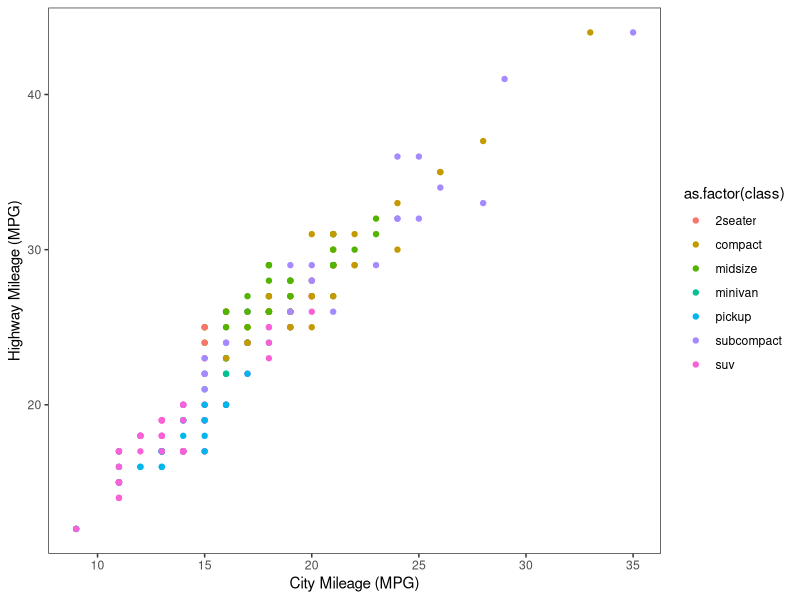
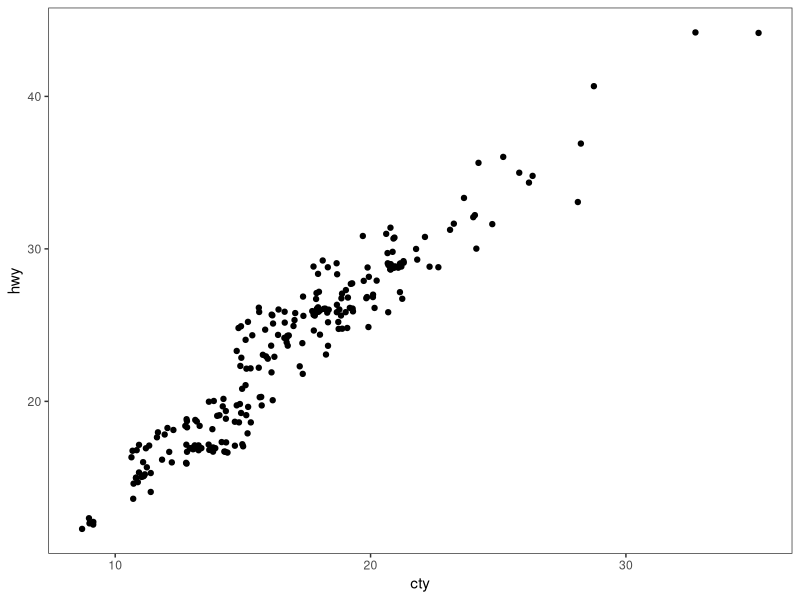
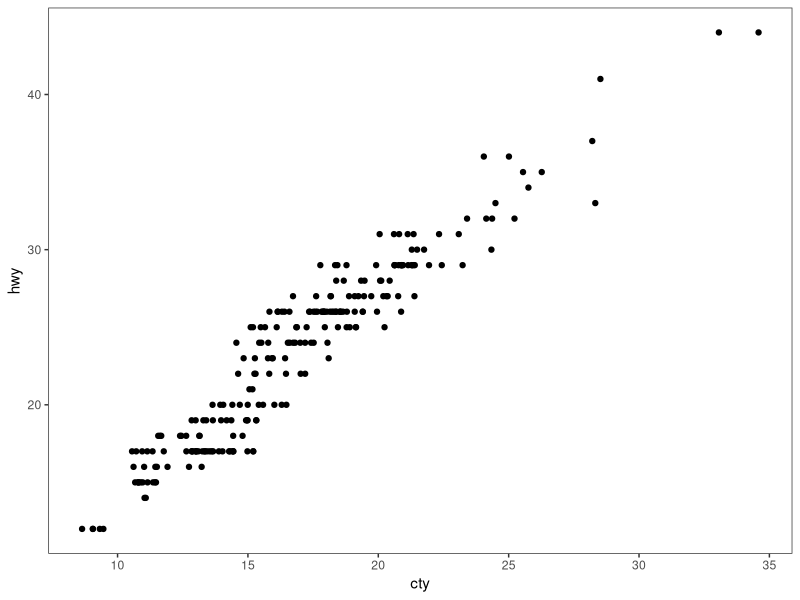
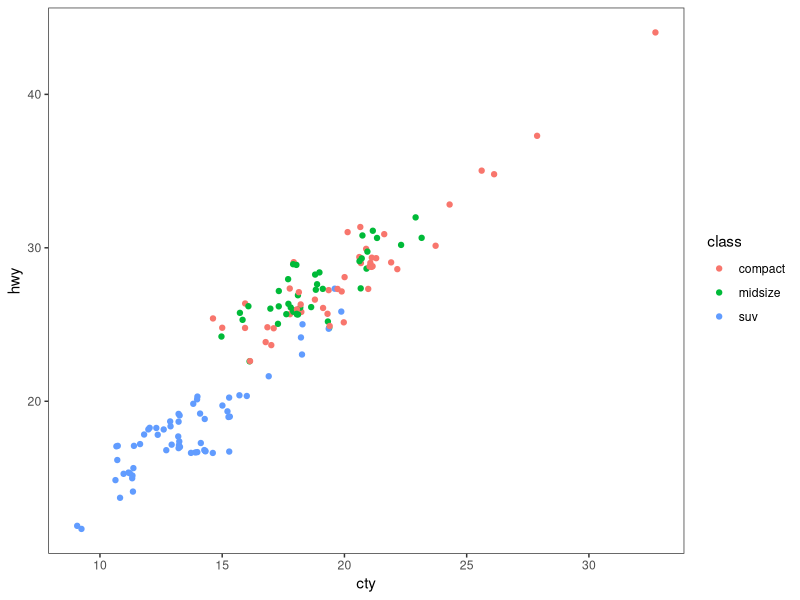
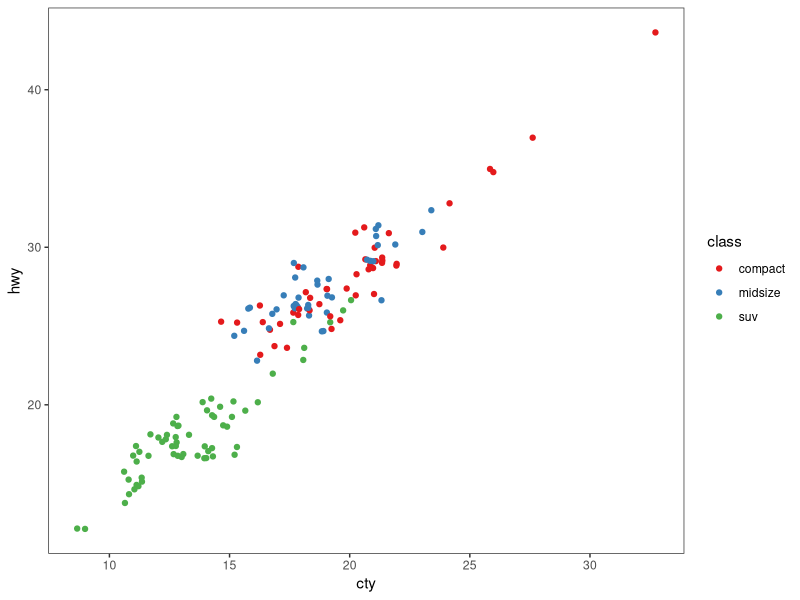
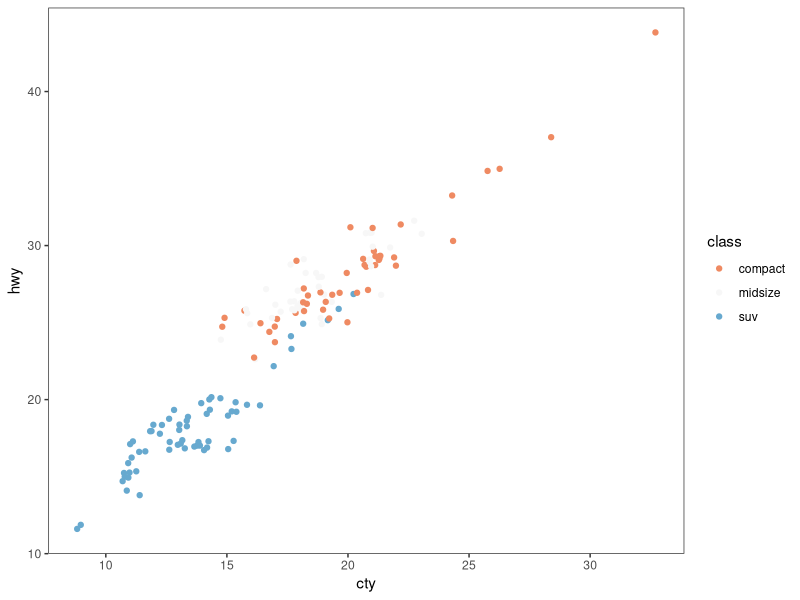
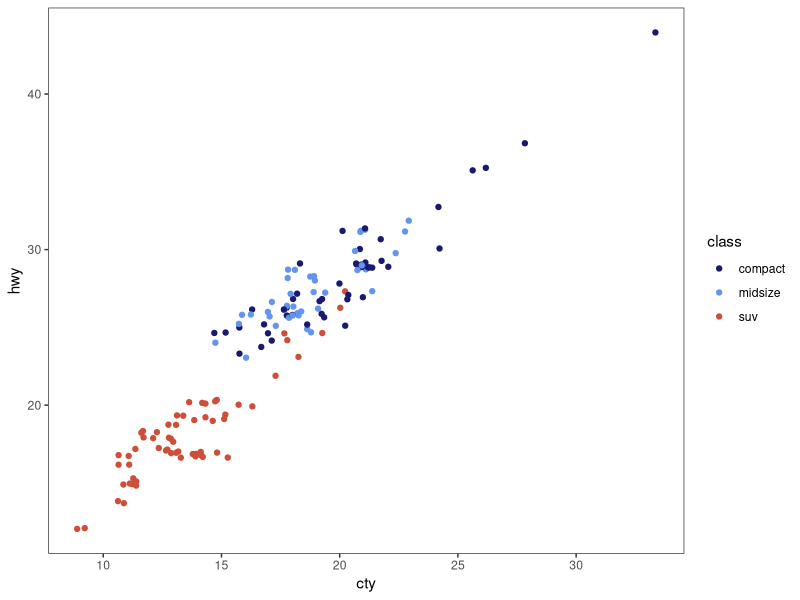
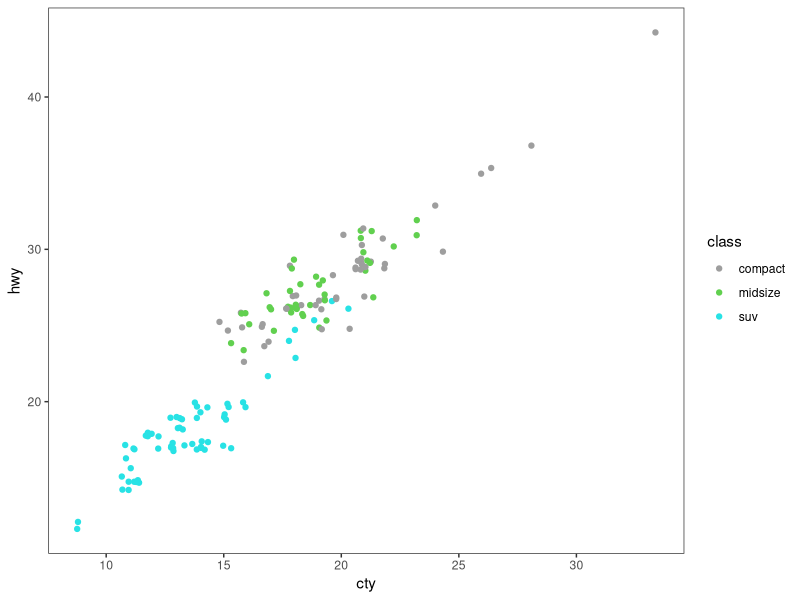

The R script that drew these images, in order: (Note: this script raises an error after producing the figures.)
# ---------------------------------------------------------- #
#### MODULE 3: Plot even more data!                       ####               
# ---------------------------------------------------------- #

library(ggplot2)
library(tidyverse)

## OBJECTIVE:
# 1. To develop a "grammar of graphics".
# 2. To become comfortable using ggplot2 for exploratory data visualization.


# ---------------------------------------------------------- #
#### SET UP:                                              ####
# ---------------------------------------------------------- #
# REMINDER: In RStudio, open the Rproject for our course (UNCG_DataWrangling), 
# pull any changes from GitHub, and navigate to the branch you created for 
# yourself (just a single branch for the whole semester) in RStudio's Git tab.
# Open this week's assignment in this new branch to complete and submit on GitHub.
# Ideally, you'll commit your answers a bit at a time as you work through
# this assignment, rather than committing all at once at the end.

# Reminder of some helpful resources for graphing in R:
# ggplot Cookbook: http://www.cookbook-r.com/Graphs/
# Official ggplot2 Book: https://ggplot2-book.org/
# Themes in ggplot2: https://ggplot2-book.org/polishing.html#themes

# In ggplot2, aesthetic means “something you can see”. Each aesthetic is a
# mapping between a visual cue and a variable.
# Examples include:
# position (i.e., on the x and y axes)
# color (“outside” color)
# fill (“inside” color)
# shape (of points)
# line type
# size

# Each type of geometric object (geom) accepts only a subset of all aesthetics.
# Refer to the geom help pages to see what mappings each geom accepts. Aesthetic
# mappings are set with the aes() function.

# TASK: We will be using the ggplot2 package for graphing. Fortunately, ggplot2 
# is nested within the tidyverse package (along with many others).
# Start by writing code to load the tidyverse library.
# HINT: see the end of assignment #1 if you forgot how to load a package.


# TASK: Write code below to set your theme to black and white and both your major
# AND minor gridlines to element_blank for all plots you'll be making today.
# HINT: Check back to last week's assignment section 1.9 for setting themes for
# all plots.

theme_set(theme_bw())
theme_update(panel.grid.major = element_blank(),
             panel.grid.minor = element_blank())

# ---------------------------------------------------------- #
#### 1.0 CORRELATION                                      ####
# ---------------------------------------------------------- #

# We learned how to make correlations last week, but it never hurts to get
# more practice! Let's start by using a data set built into ggplot2.
# The mpg dataset looks at the gas efficiency of different cars. Run the following
# code to load the data:
data(mpg, package = "ggplot2")

# TASK: Create a scatterplot (i.e., a dot plot) to relate city and highway mileage.
# Color the points by the class of car (class column) and label the x and y axis 
# to be more informative (City Mileage (MPG) vs Highway Mileage (MPG)).
# HINT: Refer back to last week's assignment or the ggplot help resources if you 
# forget how to make a scatterplot.

ggplot(mpg, aes(x = cty, y = hwy)) +
  geom_point(aes(color=as.factor(class))) +
  xlab("City Mileage (MPG)") +
  ylab("Highway Mileage (MPG)")

# Looks alright, but the graph may be hiding some information...
# QUESTION: How many data points are in the mpg dataframe?

    # 234 objects

# QUESTION: Approximately how many dots are in the graph you just made? How does
# that compare to the number of observations in the dataframe?

    # about 78 points on the plot, which is much much smaller

# Try another correlation-focused geom that addresses this problem by running
# the following code:
ggplot(data=mpg, aes(x=cty, y=hwy)) + 
  geom_jitter()


# QUESTION: What happened when you created the plot with geom_jitter?

    # it plotted the data but added some noise to the point positions

# QUESTION: Run the code to create a plot using geom_jitter a second time. Then run it
# again and again. What happens each time? Why is this happening?

    # each time its very slightly different, probably because thhe jitter moves the points randomly by a small amount, rather than by a set amount for each point

# TASK: The default in geom_jitter is to jitter (or slightly move) the points away
# from each other in both the x and y directions. Check the help file for geom_jitter
# and write code below to make a graph where you jitter points in only the x-dimension
# by 0.5.

ggplot(mpg, aes(x=cty, y=hwy)) +
  geom_jitter(width = .5, height = 0)

# ---------------------------------------------------------- #
#### 1.1 DETOUR! COLORS, COLORS, COLORS                   ####
# ---------------------------------------------------------- #

# Our world is so colorful, and our graphs can be too! But we want to be mindful
# of our color choices to not only be beautiful, but also informative and accessible.

# TASK: Create a new dataframe that filters our mpg data down to only information
# for car classes compact, midsize, and suv using an %in% statement. Name your 
# new dataframe mpgSubset.
# HINT: Refer back to the Transform assignment if you want help with %in% (or 
# try googling!)

mpgSubset <- mpg %>% 
  mutate(class = ifelse(class %in% c("compact", "midsize", "suv"), class, NA)) %>% 
  drop_na(class)

# ggplot has lots of nice (and some not so nice) built-in color palettes that we 
# can use to fill our bars with color. Try running the following code:
ggplot(data=mpgSubset, aes(x=cty, y=hwy, color=class)) +
  geom_jitter()

# The code above supplies us with ggplot's default color palette, which I find not
# so pleasing. Let's try to change this!

# We can add a statement specifying the scale of colors we would prefer. One way
# to do this is to use other pre-set palettes from ggplot. Run the code below to 
# ask ggplot to use the color brewer's palette called Set 1.
ggplot(data=mpgSubset, aes(x=cty, y=hwy, color=class)) +
  geom_jitter() +
  scale_color_brewer(palette="Set1")

# Alternatively, we could use the "RdBu" palette:
ggplot(data=mpgSubset, aes(x=cty, y=hwy, color=class)) +
  geom_jitter() +
  scale_color_brewer(palette="RdBu")

# QUESTION: Investigate the color brewer's range of palettes at this website: 
# https://r-graph-gallery.com/38-rcolorbrewers-palettes.html
# What do you notice about the colors chosen from each of the palettes that we
# used above? (i.e., does it use the first three colors in the palette? The last
# three? Some other combination?)

    # for set 1 it just used the first 3 colors, but for RdBu it used the middle three

# We could also pick out EXACTLY which colors we want for our figure. 
# There are 4 main ways to specify colors in R:
### by name
### by number
### by Hex code
### with the rgb() function

# By Name: R allows you to call more than 600 colors by name! Run the following
# code to see a list:
colors()

# We can put in the colors we chose for each variable by adding the 
# scale_color_manual() function to our plot. Try it out by running the following
# code:
ggplot(data=mpgSubset, aes(x=cty, y=hwy, color=class)) +
  geom_jitter() +
  scale_color_manual(values=c('midnightblue', 'cornflowerblue', 'tomato3'))


# You can also chose colors by number, which are assigned in R.

# TASK: Copy and paste the code to make our scatterplot and replace the color names
# with three numbers of your choice (between 1 and 657). How does your new figure look?
# HINT: remember to remove the quotation marks when calling numbers.
ggplot(data=mpgSubset, aes(x=cty, y=hwy, color=class)) +
  geom_jitter() +
  scale_color_manual(values=c(48, 579, 333))

# QUESTION: How do you think you could figure out which color name belongs to
# each color number?
# HINT: Try creating a dataframe from color() by passing it into the
# as.data.frame() function.

colorFrame <- as.data.frame(colors())
    # you can get the number by just seeing the position of the color's name in the colors() list

# You can also chose colors by Hex code. A Hex color code is a 6-symbol code made
# of up to three 2-symbol elements (6 symbols in length all together). Each of 
# the 2-symbol elements represents a color value in the Red-Green-Blue (RGB) color
# scale from 0 to 255. Hex codes are written with a # in front of them. Let's try
# out calling our colors using hex code.
ggplot(data=mpgSubset, aes(x=cty, y=hwy, color=class)) +
  geom_jitter() +
  scale_color_manual(values=c('#191970', '#6495ED', '#FF6347'))

# There are two great things about hex codes. First, you can call ANY color you 
# want with a hex code. That is, you're not limited to the 657 colors that are
# in ggplot. By specifying the color by hex code, you can pick literally anything!

# TASK: Google the search term "color picker". This should bring up google's color
# picker (in addition to a billion other color picking websites). Use this color
# picker to generate the hex codes for three new colors of your choice. Then copy
# and paste the above code, replacing the hex codes with your color choices.
ggplot(data=mpgSubset, aes(x=cty, y=hwy, color=class)) +
  geom_jitter() +
  scale_color_manual(values=c('#4fb1db', '#4fd9db', '#4fdbb1'))

# The second great thing about hex codes is that you can control the transparency
# of your colors. Transparency is set in a hex code by adding two extra symbols
# to the end, which together make up the "alpha" element. Adding 00 to the end 
# of your hex code will make your color completely transparent, while adding FF 
# to the end will make it completely opaque. Any number/letters in-between will 
# result in partial transparency. You can find a complete list of transparencies
# between 0-100% here: https://gist.github.com/lopspower/03fb1cc0ac9f32ef38f4

# TASK: Try out transparency by copying and pasting your graph code below and
# adding the alpha element to the end of each of your hex codes to make your
# first color 0% transparent, your second color 50% transparent, and your third
# color 100% transparent.
ggplot(data=mpgSubset, aes(x=cty, y=hwy, color=class)) +
  geom_jitter() +
  scale_color_manual(values=c('#4fb1db00', '#4fd9db80', '#4fdbb1ff'))

# QUESTION: What happened to the point that you set to 100% transparent?

    # it disappears because its fully transparent

# Finally, we can set our colors using the rgb() function. This operates very
# similarly to the hex code, where you can pick exactly the color and transparency
# you want. Try it out by running the following code:
ggplot(data=mpgSubset, aes(x=cty, y=hwy, color=class)) +
  geom_jitter() +
  scale_color_manual(values=c(rgb(.10, .10, .44, .5), rgb(.39, .58, .93, .5), rgb(1.0, .39, .28, .5)))

# TASK: Modify the above code to make all of your points 50% transparent.

# There are so many inventive and artistic people in the world who have expanded
# the offerings for colors in ggplot. Check out some notable ones listed below
# when choosing colors for this assignment.
### Color-blind friendly palettes: https://github.com/JLSteenwyk/ggpubfigs
### Color palettes from vintage National Parks posters: https://github.com/katiejolly/nationalparkcolors
### Color palettes based on Wes Anderson movies: https://github.com/karthik/wesanderson
### Color palettes from famous Dutch paintings: https://github.com/EdwinTh/dutchmasters


# ---------------------------------------------------------- #
#### 1.2 DETOUR! LEGENDS                                  ####
# ---------------------------------------------------------- #

# When you specify colors in your ggplot code, R throws in a bonus legend for free!
# However, this legend is often not as clear or visually appealing as we might 
# prefer. But as with all geometric objects in ggplot, legends can be easily altered.

# Run the following code to create a scatter plot. Feel free to modify the colors
# as you prefer!
ggplot(data=mpgSubset, aes(x=cty, y=hwy, color=class)) +
  geom_jitter() +
  scale_color_manual(values=c('#4fb1db', '#4fd9db', '#4fdbb1'))

# QUESTION: Where did ggplot get the legend title and values from?

    # it pulled the title from the "class" column's name and the values from the values of that column

# We could change the title and values in our legend by altering the dataframe
# we are passing into ggplot. But that seems a bit drastic. Instead, we can 
# lean on the same code that specifies our color picks to alter the legend text.
# Try it out by running the following code:
ggplot(data=mpgSubset, aes(x=cty, y=hwy, color=class)) + 
  geom_jitter() + 
  scale_color_manual(values=c('#4fb1db', '#4fd9db', '#4ff5b1'),
                     # setting the colors for the legend and points
                     name='Class of Car', 
                     # setting the title of the legend
                     breaks=c('suv', 'midsize', 'compact'), 
                     # setting what values from the data frame are being used
                     labels=c('SUV', 'Midsize', 'Compact'))
                     # renaming the labels on the legend for those values


# TASK: Label each line of the code above with what it is doing.
# HINT: Check the scale_color_manual help file or ggplot Cookbook for more info.


# IMPORTANT: It is important to pay attention to the order you provide ggplot with 
# your color choices and legend labels! Try running the following code:
ggplot(data=mpgSubset, aes(x=cty, y=hwy, color=class)) + 
  geom_jitter() + 
  scale_color_manual(values=c('#4fb1db', '#4fd9db', '#4ff5b1'), 
                     name='Class of Car', 
                     breaks=c('suv', 'midsize', 'compact'), 
                     labels=c('Compact', 'SUV', 'Midsize')) 


# QUESTION: What is wrong with the code above? Why is it so important to be
# careful with the order you pass information into ggplot?

    # while the points are colored the same as they were before, the labels have been arranged incorrectly so that the legend misrepresents the class of the points

# While changing the legend text and factor order takes place in the scale_color_manual
# step, moving the legend around on the graph page is part of the graph theme. We
# can try this out using the code below:
ggplot(data=mpgSubset, aes(x=cty, y=hwy, color=class)) + 
  geom_jitter() + 
  theme(legend.position='bottom')


# TASK: Modify the code above to have the legend display along the bottom of
# the figure.


# We can also have the legend located within the area of the graph itself! We can 
# do this by specifying the coordinates for where the legend should go within the
# graph axes. First we set the legend position and then we set the anchoring 
# position by justifying the legend.
### bottom left: 0,0
### bottom right: 1,0
### top left: 0,1
### top right: 1,1

# Try it out by running the following code:
ggplot(data=mpgSubset, aes(x=cty, y=hwy, color=class)) + 
  geom_jitter() + 
  theme(legend.position=c(1,0), legend.justification=c(1,0))

# QUESTION: What happens if you don't include the code for legend justification
# above?
ggplot(data=mpgSubset, aes(x=cty, y=hwy, color=class)) + 
  geom_jitter() + 
  theme(legend.position=c(1,0))
    # the legend goes off the screed

# TASK: Copy and paste the code from above. Modify it to place the legend in the
# upper left part of the graph.
ggplot(data=mpgSubset, aes(x=cty, y=hwy, color=class)) + 
  geom_jitter() + 
  theme(legend.position=c(0,1), legend.justification=c(0,1))

# Finally, we might want to remove the legend altogether! We would do so by
# modifying the theme as well. 

# TASK: Check the ggplot cookbook to find the legends section. Read what it says 
# about removing the legend. Then copy and paste the graph code from above. Modify
# the code to remove the legend.
ggplot(data=mpgSubset, aes(x=cty, y=hwy, color=class)) + 
  geom_jitter() + 
  theme(legend.position="none")

# ---------------------------------------------------------- #
#### 2.0 DEVIATION                                        ####
# ---------------------------------------------------------- #

# Used to compare variation in values between small number of items (or categories) 
# with respect to a fixed reference.

# Whether the graphical type is a deviation graph or a composition graph (or a 
# ranking graph) may depend on the underlying data structure.

# We used geom_bar() last week with factor data to create a bar graph. But
# geom_bar() is a bit tricky because it can make EITHER a bar graph or a histogram
# depending on the data you give it. The default of geom_bar() is to set stat to 
# count so if you give it just a continuous x value, it will make a histogram. Try
# it with the following code:
ggplot(data=mpg, aes(x=hwy)) + 
  geom_bar()

# In order to have the geom create bars and not a histogram, you must:
# 1) Set stat = identity
# 2) Provide both an x and a y inside the aes(), where x is either a character 
# or factor and y is numeric.

# TASK: Create a dataframe of summary statistics for the mpg data, calculating the
# mean, standard deviation, and standard error for highway mpg grouping by class.
# Name the resulting dataframe highwayMPG and your new variables hwy_mean, hwy_sd,
# and hwy_se.
# HINT: Look back at the Transform assignment if you forget how to summarize the
# data. Also recall, standard error = 1.96*standard deviation.


# TASK: Create a bar graph showing the average highway MPG on the y-axis and 
# car class on the x-axis. Fill the bars by class. Add in error bar caps that are 20%
# the width pf the bars.
# HINT: Don't forget to change stat from the default in your geom_bar() statement!


# ---------------------------------------------------------- #
#### 2.1 DETOUR! COLORS AND LEGENDS, AGAIN                ####
# ---------------------------------------------------------- #

# Recall that some geometric elements require fills instead of (or sometimes in
# addition to) colors.

# TASK: Create a bar graph with the mpg summary stats with the following parameters:
# (1) Black bar outline
# (2) Bars filled with the color brewer palette "Dark2" using the scale_fill_manual
#     statement
# (3) No legend
# (4) Informative x- and y-axis labels. 

# HINT: Carefully consider whether your color and/or fill should go within an aes() 
# statement, the scale_fill_manual or scale_color_manual statements, or neither.
# If in doubt, try a bunch of ways until it looks how we want it. And consult 
# your helpful ggplot resources on the web.


# ---------------------------------------------------------- #
#### 2.2 DETOUR! AXIS MODIFICATIONS                       ####
# ---------------------------------------------------------- #

# Run the following code, feeling free to modify colors as you prefer:
ggplot(data=highwayMPG, aes(x=class, y=hwy_mean, fill=class)) +
  geom_bar(stat='identity') 

# QUESTION: Where is ggplot getting the x-axis tick labels from?


# Often our tick labels are not the best. We can modify them to be more informative
# or visually appealing by directly modifying the dataframe, but again this feels
# a bit extreme. Instead, we can directly modify the scale of the axis. For axes
# that deal with categories, we are setting the discrete scale. Try it out by
# running the following code:
ggplot(data=highwayMPG, aes(x=class, y=hwy_mean, fill=class)) +
  geom_bar(stat='identity') +
  scale_x_discrete(labels=c('sport', 'compact', 'midsize', 'minivan', 'pickup', 'subcompact', 'SUV'))

# We can also change the scale of the continuous axes, including how large they are
# and where the tick marks fall as follows:
ggplot(data=highwayMPG, aes(x=class, y=hwy_mean, fill=class)) +
  geom_bar(stat='identity') +
  scale_y_continuous(breaks=seq(0, 50, 10)) +
  coord_cartesian(ylim=c(0,50))

# QUESTION: Try running the code above without the coord_cartesian() statement. 
# What is surprising about the resulting graph? Based on this result, what do you
# think the coord_cartesian() statement does?


# We can also add a statement into the scale discrete or continuous statements
# to name our axes, rather than putting in a whole separate step of xlab() or ylab().
# Try it out with the following code:
ggplot(data=highwayMPG, aes(x=class, y=hwy_mean, fill=class)) +
  geom_bar(stat='identity') +
  scale_x_discrete(name='Class of Car') +
  scale_y_continuous(name='Mean Highway MPG')


# Finally, we can flip our axes easily in ggplot as follows:
ggplot(data=highwayMPG, aes(x=class, y=hwy_mean, fill=class)) +
  geom_bar(stat='identity') +
  coord_flip()


# TASK: Let's put it all together. Make a graph of the mpg summary stats with the
# following specifications:
# (1) color by class of car using a color scheme of your choice (not the default)
# (2) plot the class of car on the x-axis and the highway MPG on the y axis
# (3) include better names for the x- and y-axis titles
# (4) include better names for the car classes
# (5) set the scale of the highway mpg to run from 0 to 30 with breaks every 5 
# (6) flip your axes
# (7) remove the legend


# ---------------------------------------------------------- #
#### 3.0 RANKING                                          ####
# ---------------------------------------------------------- #
# Used to compare the position or performance of multiple items with respect to 
# each other. Actual values matters somewhat less than the ranking.

# TASK: Create a dataframe of summary statistics for the mpg data, calculating the
# mean, standard deviation, and standard error for CITY mpg grouping by class.
# Name the resulting dataframe cityMPG and your new variables city_mean, city_sd,
# and city_se.
# HINT: Look back at the Transform assignment if you forget how to summarize the
# data. Also, standard error = 1.96*standard deviation.


# Now we want to plot our data in order from smallest to largest city MPG to get
# a ranking. To do so, we need to use the reorder() function to rearrange the data
# going into our x-axis.
ggplot(cityMPG, aes(x=reorder(class, city_mean), y=city_mean)) + 
  geom_bar(stat="identity")

# TASK: Recreate the above ranking figure to include the following:
# (1) class of car on the x-axis with informative axis and tick labels
# (2) MPG ordered from highest to lowest (hint: try google if you're unsure)
# (3) bars with dary grey outlines and filled by class with your favorite color scheme
# (4) error bars with end caps 30% the width of the bars
# (5) y-axis from 0 to 30 with tick marks every 5
# (6) no legend.


# ---------------------------------------------------------- #
#### 4.0 DISTRIBUTION                                     ####
# ---------------------------------------------------------- #
# When you have lots and lots of data points and want to study where and how the
# data points are distributed.

# Histograms can be accomplished with either geom_bar() or geom_histogram()
ggplot(mpg, aes(hwy)) + 
  geom_histogram()

# TASK: Recreate the graph above, but using geom_bar() instead


# TASK: Try making a histogram with the categorical variable 'manufacturer'.
# What error message do you get?


# QUESTION: What happens when you follow the advice of the error message and 
# make stat='count'?
ggplot(mpg, aes(manufacturer)) + 
  geom_histogram(stat="count")


# TASK: Make a boxplot comparing the distribution of cty (city mileage) for
# each class of car.
# HINT: Look back to last week if you forget how to make a boxplot.


# We can also make a different type of distribution, a violin plot using the 
# geom_violin statement as follows:
ggplot(mpg, aes(x=class, y=cty)) + 
  geom_violin()

# QUESTION: What does a violin plot show? Check google if you're unsure.


# ---------------------------------------------------------- #
#### 5.0 COMPOSITION                                      ####
# ---------------------------------------------------------- #
# Bar charts and pie charts are classic ways of showing composition of a dataset.

# TASK: Let's get some data for this task by determining the number of cars from 
# each car manufacturer in our mpg dataframe. We can do this as follows:
manufacturerFreq <- mpg %>% 
  group_by(manufacturer) %>% 
  summarize(frequency=length(manufacturer)) %>% 
  ungroup()

# TASK: Make a bar graph of the number of cars (frequency) by manufacturer using
# the dataframe we created above.


# We can switch the bar chart you created above into a pie chart simply by changing
# the coordinate system through a series of steps as follows:

ggplot(manufacturerFreq, aes(x=manufacturer, y=frequency)) +
  geom_bar(stat="identity") +
  coord_polar()

ggplot(manufacturerFreq, aes(x=manufacturer, y=frequency, fill=manufacturer)) +
  geom_bar(stat="identity") +
  coord_polar()

ggplot(manufacturerFreq, aes(x="", y=frequency, fill=manufacturer)) +
  geom_bar(stat="identity", width=1) +
  coord_polar()

ggplot(manufacturerFreq, aes(x="", y=frequency, fill=manufacturer)) +
  geom_bar(stat="identity", width=1) +
  coord_polar(theta="y")

ggplot(manufacturerFreq, aes(x="", y=frequency, fill=manufacturer)) +
  geom_bar(stat="identity", width=1) +
  coord_polar(theta="y", start=0) +
  theme_void() +
  theme(legend.title = element_text(size = 12.5), 
        legend.text  = element_text(size = 8.5),
        legend.key.size = unit(.75, "lines"))

# TASK: Annotate the code below to describe what each line does:
ggplot(manufacturerFreq, aes(x="", y=frequency, fill=manufacturer)) +
  geom_bar(stat="identity", width=1) +
  coord_polar(theta="y", start=0) +
  theme_void() +
  theme(legend.title = element_text(size = 12.5), 
        legend.text  = element_text(size = 8.5),
        legend.key.size = unit(.75, "lines"))


# ---------------------------------------------------------- #
#### 6.0 CHANGE                                           ####
# ---------------------------------------------------------- #

# Time series are often best visualized with line graphs. Let's try this out
# with some new data:
data("economics")

# TASK: Use the economics dataset to plot the number of people who are unemployed
# over time (unemploy vs date). Make a scatterplot, then connect the points with 
# lines using geom_line().
# HINT: use ?economics to get more information about this dataset.




# ---------------------------------------------------------- #
#### GROUPS AND MAPS                                      ####
# ---------------------------------------------------------- #

# Let's save these for group project options, this assignment is really long!









# REMEMBER: Save and push your script when you're done with this assignment!
